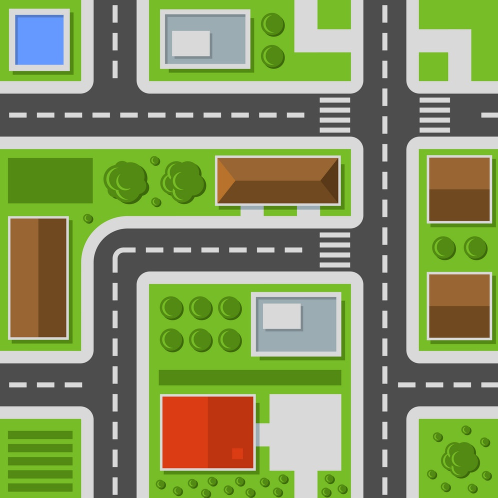
#> input picture back.jpg, 996 x 996 px (shown at 1/2 size)
$ python animation.py
#> lines starting #> are read from the running program, lines starting #| are printed output that depends on the picture
import numpy as np
import matplotlib.pyplot as plt
import matplotlib.patches as patches
from matplotlib import animation
from matplotlib.animation import FuncAnimation
import math
import time
from matplotlib.offsetbox import OffsetImage, AnnotationBbox


def getCoord():
    # return (28.394231,77.050308)
    return (0,0)

carDic = {}


radius = 300
def getLine(points):
    pt1_coords = points[0]
    pt2_coords = points[1]
    deltaX = pt2_coords[0] - pt1_coords[0]
    deltaY = pt2_coords[1] - pt1_coords[1]
    m=  deltaY/deltaX
    c = pt1_coords[1] - m*pt1_coords[0]
    return (m,c)

def getAngle(points):
    pt1_coords = points[0]
    pt2_coords = points[1]
    deltaX = pt2_coords[0] - pt1_coords[0]
    deltaY = pt2_coords[1] - pt1_coords[1]
    radian =  math.atan(deltaY/deltaX)
    deg = (radian *180)/math.pi
    return deg


def firstCheck(ipaddr, car, person, data):
    if not ipaddr in carDic:
        carDic[ipaddr] = []
    carDic[ipaddr].append(car)
    if(len(carDic[ipaddr]) <= 1):
        return False
    if (len(carDic[ipaddr]) > 2):
        carDic[ipaddr].remove(carDic[ipaddr][0])
    carVec = carDic[ipaddr]
    distance =  math.dist(carVec[1], person)
    print(distance)
    minimumDistance = 600
    if distance > minimumDistance:
        print("BAD")
        print(carDic[ipaddr])
        del carDic[ipaddr]
        return False
    time = distance/float(data)
    print("Time ", time)
    carCurr = []
    print("Car:", carVec)
    print("Person:", person)
    carCurr.append(carVec[1][0])
    carCurr.append(carVec[1][1])
    carCurr[0] -= person[0]
    carCurr[1] -= person[1]
    newCarPnts = ((carVec[0][0]-person[0],carVec[0][1]-person[1]), (carVec[1][0]-person[0],carVec[1][1]-person[1]))
    person = (0,0)
    points = []
    points.append(person)
    points.append(carCurr)
    m,c = getLine([(carVec[0][1]-person[0],carVec[0][1]-person[0]), carCurr])
    return(checkCollision(m,c,person,radius, newCarPnts))


def checkCollision(a, c, person, radius, newCarPnts):
    x, y = person
    b = 1
    print("Sloep and intercept", a,c)
    # Finding the distance of line
    # from center.
    dist = ((abs(a * x + b * y + c)) /
            math.sqrt(a * a + b * b))
    print("-----------------", type(newCarPnts))

    print(dist)
    distances = (math.dist(newCarPnts[0], person), math.dist(newCarPnts[1], person))
    if distances[0] < distances[1]:
        print("car is moving away")
        return False
    # Checking if the distance is less
    # than, greater than or equal to radius.
    if (radius == dist):
        print("Touch")
        return True
    elif (radius > dist):
        print("Intersect")
        return True
    else:
        print("Outside")
        return False

def checkDirection(angle, carCurr):
    if angle > 0:
        if( angle < 45 and carCurr[0] > 0):
            print("Front Right")
        elif( angle > 45 and carCurr[0] > 0):
            print("Front")
        elif( angle < 45 and carCurr[0] < 0):
            print("Back Left")
        elif( angle > 45 and carCurr[0] < 0):
            print("Back")
    elif angle < 0:
        if( angle > -45 and carCurr[0] > 0):
            print("Back Right")
        elif( angle < -45 and carCurr[0] > 0):
            print("Back")
        elif( angle > -45 and carCurr[0] < 0):
            print("Front Left")
        elif( angle < -45 and carCurr[0] < 0):
            print("Front")
    else:
        if(carCurr[0] > 0):
            print("Right")
        else:
            print("Left")

x_data = []
y_data = []
xp_data = []
yp_data = []
flag=False


fig = plt.figure()
# 1 row, 1 col, 1 - ?
ax = fig.add_subplot(111)
x_lmt=(-600,600)
y_lmt=(-600,600)
ax.set_xlim(x_lmt)
ax.set_ylim(y_lmt)


#x1 = [-308, -305, -298,  -298,  -298, -179,  -50,   57,  209,  302,  347,  345,  344,  196,  154, 150,  63]
#y1 = [ 575,  516,  457,  422.5, 388,  376,  370,  363,  365,  361,  318,  195,   61,   34,   32,  31,  -4]
# car1 coordinates
x1 = []
y1 = []
x1.append(int(-343))
y1.append(int(586))

i=0
# start down motion
while(x1[i]<x_lmt[1] and x1[i]>x_lmt[0] and y1[i]>y_lmt[0] and y1[i]<y_lmt[1]):
    #if(i < 17)
    if(y1[i]>380):
        x1.append(int(x1[i]))
        y1.append(int(y1[i]-10))
    else:
        ##print("x1 at ", x1[i])
        ##print("y1 at ", y1[i])
        break
    i=i+1
# inclined right-bottom motion
while(x1[i]<x_lmt[1] and x1[i]>x_lmt[0] and y1[i]>y_lmt[0] and y1[i]<y_lmt[1]):
    #if(i < 17)
    if(x1[i]<-274):
        x1.append(int(x1[i]+5))
        y1.append(int(y1[i]-5))
    else:
        #print("x1 at ", x1[i])
        #print("y1 at ", y1[i])
        break
    i=i+1
# start right motion
while(x1[i]<x_lmt[1] and x1[i]>x_lmt[0] and y1[i]>y_lmt[0] and y1[i]<y_lmt[1]):
    #if(i < 17)
    if(x1[i]<280):
        x1.append(int(x1[i]+10))
        y1.append(int(y1[i]))
    else:
        #print("x1 at ", x1[i])
        #print("y1 at ", y1[i])
        break
    i=i+1
# inclined right-bottom motion
while(x1[i]<x_lmt[1] and x1[i]>x_lmt[0] and y1[i]>y_lmt[0] and y1[i]<y_lmt[1]):
    #if(i < 17)
    if(x1[i]<307):
        x1.append(int(x1[i]+5))
        y1.append(int(y1[i]-5))
    else:
        #print("x1 at ", x1[i])
        #print("y1 at ", y1[i])
        break
    i=i+1
# start down motion
while(x1[i]<x_lmt[1] and x1[i]>x_lmt[0] and y1[i]>y_lmt[0] and y1[i]<y_lmt[1]):
    #if(i < 17)
    if(y1[i]>50):
        x1.append(int(x1[i]))
        y1.append(int(y1[i]-10))
    else:
        #print("x1 at ", x1[i])
        #print("y1 at ", y1[i])
        break
    i=i+1
# inclined left-bottom motion
while(x1[i]<x_lmt[1] and x1[i]>x_lmt[0] and y1[i]>y_lmt[0] and y1[i]<y_lmt[1]):
    #if(i < 17)
    if(y1[i]>20):
        x1.append(int(x1[i]-5))
        y1.append(int(y1[i]-5))
    else:
        #print("x1 at ", x1[i])
        #print("y1 at ", y1[i])
        break
    i=i+1
# start left motion
while(x1[i]<x_lmt[1] and x1[i]>x_lmt[0] and y1[i]>y_lmt[0] and y1[i]<y_lmt[1]):
    #if(i < 17)
    if(x1[i]>100):
        x1.append(int(x1[i]-10))
        y1.append(int(y1[i]))
    else:
        #print("x1 at ", x1[i])
        #print("y1 at ", y1[i])
        break
    i=i+1

# car1 coordinates
x2 = []
y2 = []
x2.append(int(-294))
y2.append(int(-577))

i=0
# start up motion
while(x2[i]<x_lmt[1] and x2[i]>x_lmt[0] and y2[i]>y_lmt[0] and y2[i]<y_lmt[1]):
    #if(i < 17)
    if(y2[i]<-70):
        x2.append(int(x2[i]))
        y2.append(int(y2[i]+10))
    else:
        #print("x2 at ", x2[i])
        #print("y2 at ", y2[i])
        break
    i=i+1
# inclined right-top motion
while(x2[i]<x_lmt[1] and x2[i]>x_lmt[0] and y2[i]>y_lmt[0] and y2[i]<y_lmt[1]):
    if(x2[i]<-260):
        x2.append(int(x2[i]+5))
        y2.append(int(y2[i]+5))
    else:
        #print("x2 at ", x2[i])
        #print("y2 at ", y2[i])
        break
    i=i+1
# strait right motions
while(x2[i]<x_lmt[1] and x2[i]>x_lmt[0] and y2[i]>y_lmt[0] and y2[i]<y_lmt[1]):
    if(x2[i]<-100):
        x2.append(int(x2[i]+10))
        y2.append(int(y2[i]))
    else:
        #print("x2 at ", x2[i])
        #print("y2 at ", y2[i])
        break
    i=i+1
# strait right motions
while(x2[i]<x_lmt[1] and x2[i]>x_lmt[0] and y2[i]>y_lmt[0] and y2[i]<y_lmt[1]):
    if(x2[i]<-80):
        x2.append(int(x2[i]+10))
        y2.append(int(y2[i]-1))
    else:
        #print("x2 at ", x2[i])
        #print("y2 at ", y2[i])
        break
    i=i+1


if(len(x1)>len(x2)):
    i=len(x2)
    while(i<len(x1)):
        x2.append(int(x2[i-1]))
        y2.append(int(y2[i-1]))

        i=i+1
else:
    i=len(x1)
    while(i<len(x2)):
        x1.append(int(x1[i-1]))
        y1.append(int(y1[i-1]))

        i=i+1

#print(len(x2))
#print(len(x1))

x_p1 = []
y_p1 = []
#x_p2 = []
#y_p2 = []
x_p3 = []
y_p3 = []
x_p4 = []
y_p4 = []
#x_p1 = [0, 0, 0, 0, 0, 0, 0, 0, 0, 0]
#y_p1 = x_p1

i=0
while(i<len(x2)):
    x_p1.append(int(0))
    y_p1.append(int(-60))
    #x_p2.append(int(395))
    #y_p2.append(int(130))
    x_p3.append(int(-450))
    y_p3.append(int(390))
    x_p4.append(int(-390))
    y_p4.append(int(-453))

    i=i+1


# car1 object
car1_line, = ax.plot(0, 0, linewidth =10, color = 'red')
# car2 object
car2_line, = ax.plot(0, 0, linewidth =10, color = 'red')

img_bg = plt.imread('back.jpg')
#> img_bg is the input picture: shape (996, 996, 3); mean R, G, B 133.5, 148.2, 99.1
img_bg = ax.imshow(img_bg, extent=[x_lmt[0], x_lmt[1], y_lmt[0], y_lmt[1]])
# [6 lines of commented-out code are left out]
ax.plot(0,0)
#car1 trajectory
car1_trj, = ax.plot(0, 0, linewidth =0.8, color = 'black', dashes = (10,5))
#car2 trajectory
car2_trj, = ax.plot(0, 0, linewidth =0.8, color = 'black', dashes = (10,5))

#person1 object and circle
person1 = patches.Circle((x_lmt[1]*2, y_lmt[1]*2), 10, color = 'blue')
person1_cir = patches.Circle((x_lmt[1]*2, y_lmt[1]*2), 50, fill = False)
#person2 object and circle
person2 = patches.Circle((x_lmt[1]*2, y_lmt[1]*2), 10, color = 'blue')
person2_cir = patches.Circle((x_lmt[1]*2, y_lmt[1]*2), 50, fill = False)
#person3 object and circle
person3 = patches.Circle((x_lmt[1]*2, y_lmt[1]*2), 10, color = 'blue')
person3_cir = patches.Circle((x_lmt[1]*2, y_lmt[1]*2), 50, fill = False)
#person4 object and circle
person4 = patches.Circle((x_lmt[1]*2, y_lmt[1]*2), 10, color = 'blue')
person4_cir = patches.Circle((x_lmt[1]*2, y_lmt[1]*2), 50, fill = False)

ax.add_patch(person1)
ax.add_patch(person1_cir)
ax.add_patch(person2)
ax.add_patch(person2_cir)
ax.add_patch(person3)
ax.add_patch(person3_cir)
ax.add_patch(person4)
ax.add_patch(person4_cir)


# animation function - runs for every frame
def animation_frame(i):
    global flag1
    global flag2
    global flag3
    global flag4
    global flag5
    global flag6
    global flag7
    global flag8

    idx=i
    # [9 lines of commented-out code are left out]
    person1.center = ([x_p1[i], y_p1[i]])
    person1_cir.center = ([x_p1[i], y_p1[i]])
    # creating peson2
    #person2.center = ([x_p2[i], y_p2[i]])
    #person2_cir.center = ([x_p2[i], y_p2[i]])
    # creating peson3
    person3.center = ([x_p3[i], y_p3[i]])
    person3_cir.center = ([x_p3[i], y_p3[i]])
    # creating peson4
    person4.center = ([x_p4[i], y_p4[i]])
    person4_cir.center = ([x_p4[i], y_p4[i]])

    flag1 = firstCheck(1, (x1[i], y1[i]), person1.center, 4)
    flag2 = firstCheck(1, (x2[i], y2[i]), person1.center, 4)
    flag3 = firstCheck(1, (x1[i], y1[i]), person2.center, 4)
    flag4 = firstCheck(1, (x2[i], y2[i]), person2.center, 4)
    flag5 = firstCheck(1, (x1[i], y1[i]), person3.center, 4)
    flag6 = firstCheck(1, (x2[i], y2[i]), person3.center, 4)
    flag7 = firstCheck(1, (x1[i], y1[i]), person4.center, 4)
    flag8 = firstCheck(1, (x2[i], y2[i]), person4.center, 4)


    # editing color if danger flag is true
    if(flag1==True):
        person1.set_color('red')
    else:
        person1.set_color('blue')
    if(flag2==True):
        person1.set_color('red')
    else:
        person1.set_color('blue')
    # [8 lines of commented-out code are left out]
    if(flag5==True):
        person3.set_color('red')
    else:
        person3.set_color('blue')
    if(flag6==True):
        person3.set_color('red')
    else:
        person3.set_color('blue')
    if(flag7==True):
        person4.set_color('red')
    else:
        person4.set_color('blue')
    if(flag8==True):
        person4.set_color('red')
    else:
        person4.set_color('blue')

    #if(i>len(x2)/2):
        #flag=True


    # creating a trajectory for the car1
    if((x1[idx+1]-x1[idx]) == 0):
        car1_trj.set_xdata([x1[idx], x1[idx]])
        if(y1[idx+1]-y1[idx] >= 0):
            car1_trj.set_ydata([y1[idx], y_lmt[1]])
        else:
            car1_trj.set_ydata([y1[idx], y_lmt[0]])
    else:
        m = (y1[idx+1]-y1[idx]) / (x1[idx+1]-x1[idx])
        c = y1[idx] - m * x1[idx]
        if(x1[idx+1]-x1[idx] >= 0):
            etm_y = m*(x_lmt[1]) + c
            car1_trj.set_xdata([x1[idx], x_lmt[1]])
            car1_trj.set_ydata([y1[idx], etm_y])
        else:
            etm_y = m*(x_lmt[0]) + c
            car1_trj.set_xdata([x1[idx], x_lmt[0]])
            car1_trj.set_ydata([y1[idx], etm_y])

    # creating the car1 with one pairs of (x1,y1) and angle
    car_len = 60
    if((x1[idx+1]-x1[idx]) == 0):
        car1_line.set_xdata([x1[idx], x1[idx]])
        if(y1[idx+1]-y1[idx] >= 0):
            car1_line.set_ydata([y1[idx], y1[idx]+car_len])
        else:
            car1_line.set_ydata([y1[idx], y1[idx]-car_len])
    else:
        m = (y1[idx+1]-y1[idx]) / (x1[idx+1]-x1[idx])
        c = y1[idx] - m * x1[idx]
        angle = math.atan(m)
        dist = car_len*math.cos(angle)
        if(x1[idx+1]-x1[idx] >= 0):
            etm_y = m*(x1[idx]+dist) + c
            car1_line.set_xdata([x1[idx], x1[idx]+dist])
            car1_line.set_ydata([y1[idx], etm_y])
        else:
            etm_y = m*(x1[idx]-dist) + c
            car1_line.set_xdata([x1[idx], x1[idx]-dist])
            car1_line.set_ydata([y1[idx], etm_y])


    # creating a trajectory for the car2
    if((x2[idx+1]-x2[idx]) == 0):
        if(y2[idx+1]-y2[idx] > 0):
            car2_trj.set_xdata([x2[idx], x2[idx]])
            car2_trj.set_ydata([y2[idx], y_lmt[1]])
        elif(y2[idx+1]-y2[idx] == 0):
            car2_trj.set_xdata([x2[idx], x_lmt[1]])
            car2_trj.set_ydata([y2[idx], y2[idx]])
        else:
            car2_trj.set_xdata([x2[idx], x2[idx]])
            car2_trj.set_ydata([y2[idx], y_lmt[0]])
    else:
        m = (y2[idx+1]-y2[idx]) / (x2[idx+1]-x2[idx])
        c = y2[idx] - m * x2[idx]
        if(x2[idx+1]-x2[idx] >= 0):
            etm_y = m*(x_lmt[1]) + c
            car2_trj.set_xdata([x2[idx], x_lmt[1]])
            car2_trj.set_ydata([y2[idx], etm_y])
        else:
            etm_y = m*(x_lmt[0]) + c
            car2_trj.set_xdata([x2[idx], x_lmt[0]])
            car2_trj.set_ydata([y2[idx], etm_y])

    # creating the car2 with one pairs of (x2,y2) and angle
    car_len = 60
    if((x2[idx+1]-x2[idx]) == 0):
        if(y2[idx+1]-y2[idx] > 0):
            car2_line.set_xdata([x2[idx], x2[idx]])
            car2_line.set_ydata([y2[idx], y2[idx]+car_len])
        elif(y2[idx+1]-y2[idx] == 0):
            car2_line.set_xdata([x2[idx], x2[idx]+car_len])
            car2_line.set_ydata([y2[idx], y2[idx]])
        else:
            car2_line.set_xdata([x2[idx], x2[idx]])
            car2_line.set_ydata([y2[idx], y2[idx]-car_len])
    else:
        m = (y2[idx+1]-y2[idx]) / (x2[idx+1]-x2[idx])
        c = y2[idx] - m * x2[idx]
        angle = math.atan(m)
        dist = car_len*math.cos(angle)
        if(x2[idx+1]-x2[idx] >= 0):
            etm_y = m*(x2[idx]+dist) + c
            car2_line.set_xdata([x2[idx], x2[idx]+dist])
            car2_line.set_ydata([y2[idx], etm_y])
        else:
            etm_y = m*(x2[idx]-dist) + c
            car2_line.set_xdata([x2[idx], x2[idx]-dist])
            car2_line.set_ydata([y2[idx], etm_y])


# main animation function
animation = FuncAnimation(fig, animation_frame,

                          frames=len(x2)-1,
                          repeat = False,
                          interval=100)

# show the plot
plt.show()
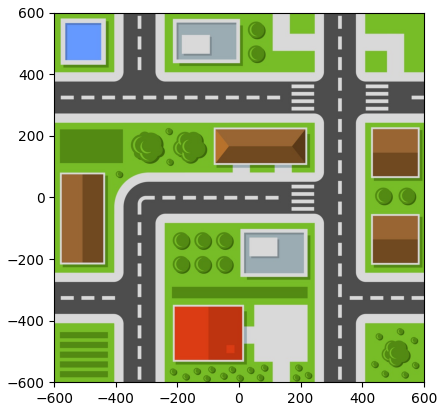
#> figure drawn by matplotlib, 1 panel
